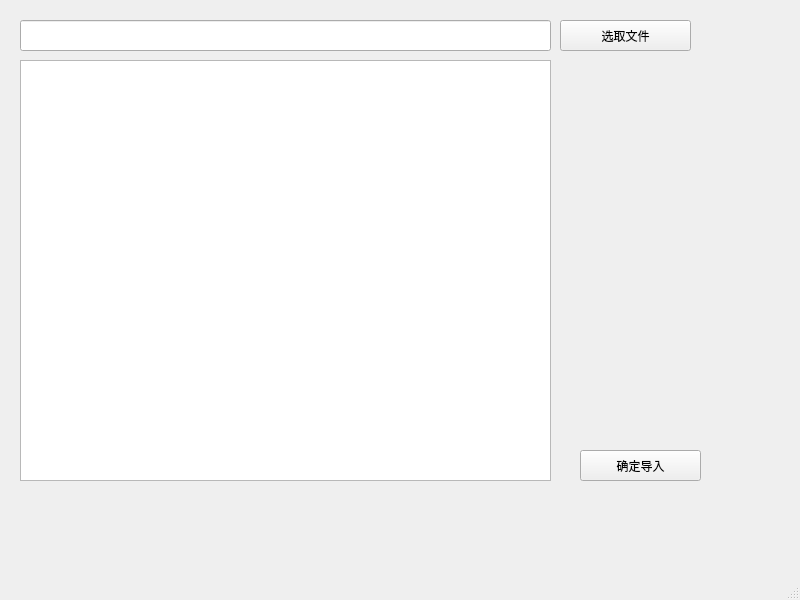
<?xml version="1.0" encoding="UTF-8"?>
<ui version="4.0">
 <class>FileSelect</class>
 <widget class="QMainWindow" name="FileSelect">
  <property name="geometry">
   <rect>
    <x>0</x>
    <y>0</y>
    <width>800</width>
    <height>600</height>
   </rect>
  </property>
  <property name="windowTitle">
   <string>MainWindow</string>
  </property>
  <widget class="QWidget" name="centralwidget">
   <widget class="QPushButton" name="SelectFileBtn">
    <property name="geometry">
     <rect>
      <x>560</x>
      <y>20</y>
      <width>131</width>
      <height>31</height>
     </rect>
    </property>
    <property name="text">
     <string>选取文件</string>
    </property>
   </widget>
   <widget class="QPushButton" name="ConfirmBtn">
    <property name="geometry">
     <rect>
      <x>580</x>
      <y>450</y>
      <width>121</width>
      <height>31</height>
     </rect>
    </property>
    <property name="text">
     <string>确定导入</string>
    </property>
   </widget>
   <widget class="QLineEdit" name="lineEdit">
    <property name="geometry">
     <rect>
      <x>20</x>
      <y>20</y>
      <width>531</width>
      <height>31</height>
     </rect>
    </property>
   </widget>
   <widget class="QTextEdit" name="textEdit">
    <property name="geometry">
     <rect>
      <x>20</x>
      <y>60</y>
      <width>531</width>
      <height>421</height>
     </rect>
    </property>
   </widget>
  </widget>
  <widget class="QMenuBar" name="menubar">
   <property name="geometry">
    <rect>
     <x>0</x>
     <y>0</y>
     <width>800</width>
     <height>17</height>
    </rect>
   </property>
  </widget>
  <widget class="QStatusBar" name="statusbar"/>
 </widget>
 <resources/>
 <connections/>
</ui>
